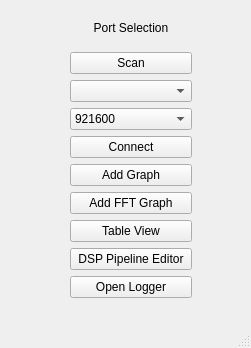
<?xml version="1.0" encoding="UTF-8"?>
<ui version="4.0">
 <class>MainWindow</class>
 <widget class="QMainWindow" name="MainWindow">
  <property name="geometry">
   <rect>
    <x>0</x>
    <y>0</y>
    <width>251</width>
    <height>348</height>
   </rect>
  </property>
  <property name="windowTitle">
   <string>MainWindow</string>
  </property>
  <widget class="QWidget" name="centralwidget">
   <widget class="QWidget" name="verticalLayoutWidget">
    <property name="geometry">
     <rect>
      <x>70</x>
      <y>10</y>
      <width>122</width>
      <height>288</height>
     </rect>
    </property>
    <layout class="QVBoxLayout" name="verticalLayout">
     <item>
      <widget class="QLabel" name="label">
       <property name="text">
        <string>Port Selection</string>
       </property>
       <property name="alignment">
        <set>Qt::AlignmentFlag::AlignCenter</set>
       </property>
      </widget>
     </item>
     <item>
      <widget class="QPushButton" name="scanButton">
       <property name="focusPolicy">
        <enum>Qt::FocusPolicy::NoFocus</enum>
       </property>
       <property name="text">
        <string>Scan</string>
       </property>
      </widget>
     </item>
     <item>
      <widget class="QComboBox" name="serialPorts">
       <property name="focusPolicy">
        <enum>Qt::FocusPolicy::NoFocus</enum>
       </property>
      </widget>
     </item>
     <item>
      <widget class="QComboBox" name="baudRates">
       <property name="focusPolicy">
        <enum>Qt::FocusPolicy::NoFocus</enum>
       </property>
       <item>
        <property name="text">
         <string>921600</string>
        </property>
       </item>
       <item>
        <property name="text">
         <string>460800</string>
        </property>
       </item>
       <item>
        <property name="text">
         <string>230400</string>
        </property>
       </item>
       <item>
        <property name="text">
         <string>115200</string>
        </property>
       </item>
       <item>
        <property name="text">
         <string>57600</string>
        </property>
       </item>
       <item>
        <property name="text">
         <string>38400</string>
        </property>
       </item>
       <item>
        <property name="text">
         <string>19200</string>
        </property>
       </item>
       <item>
        <property name="text">
         <string>9600</string>
        </property>
       </item>
      </widget>
     </item>
     <item>
      <widget class="QPushButton" name="connectButton">
       <property name="focusPolicy">
        <enum>Qt::FocusPolicy::NoFocus</enum>
       </property>
       <property name="text">
        <string>Connect</string>
       </property>
      </widget>
     </item>
     <item>
      <widget class="QPushButton" name="addGraphButton">
       <property name="focusPolicy">
        <enum>Qt::FocusPolicy::NoFocus</enum>
       </property>
       <property name="text">
        <string>Add Graph</string>
       </property>
      </widget>
     </item>
     <item>
      <widget class="QPushButton" name="addFFTGraph">
       <property name="focusPolicy">
        <enum>Qt::FocusPolicy::NoFocus</enum>
       </property>
       <property name="text">
        <string>Add FFT Graph</string>
       </property>
      </widget>
     </item>
     <item>
      <widget class="QPushButton" name="showTableView">
       <property name="focusPolicy">
        <enum>Qt::FocusPolicy::NoFocus</enum>
       </property>
       <property name="text">
        <string>Table View</string>
       </property>
      </widget>
     </item>
     <item>
      <widget class="QPushButton" name="DSPPipeLineWindow">
       <property name="focusPolicy">
        <enum>Qt::FocusPolicy::NoFocus</enum>
       </property>
       <property name="text">
        <string>DSP Pipeline Editor</string>
       </property>
      </widget>
     </item>
     <item>
      <widget class="QPushButton" name="openLogger">
       <property name="text">
        <string>Open Logger</string>
       </property>
      </widget>
     </item>
    </layout>
   </widget>
  </widget>
  <widget class="QMenuBar" name="menubar">
   <property name="geometry">
    <rect>
     <x>0</x>
     <y>0</y>
     <width>251</width>
     <height>21</height>
    </rect>
   </property>
  </widget>
  <widget class="QStatusBar" name="statusbar"/>
 </widget>
 <resources/>
 <connections/>
</ui>
